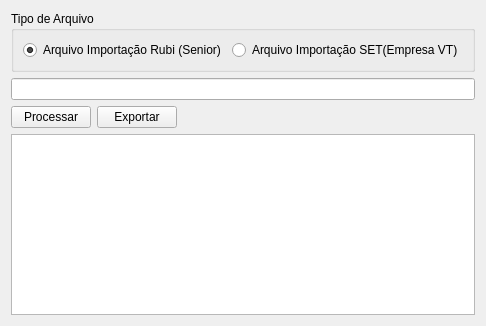
<?xml version="1.0" encoding="UTF-8"?>
<ui version="4.0">
 <class>BlissBeneficios</class>
 <widget class="QWidget" name="BlissBeneficios">
  <property name="geometry">
   <rect>
    <x>0</x>
    <y>0</y>
    <width>430</width>
    <height>326</height>
   </rect>
  </property>
  <property name="windowTitle">
   <string>Form</string>
  </property>
  <layout class="QGridLayout" name="gridLayout">
   <item row="0" column="0">
    <widget class="QGroupBox" name="groupBox">
     <property name="title">
      <string>Tipo de Arquivo</string>
     </property>
     <layout class="QHBoxLayout" name="horizontalLayout">
      <item>
       <widget class="QRadioButton" name="campoImportacaoRubi">
        <property name="text">
         <string>Arquivo Importação Rubi (Senior)</string>
        </property>
        <property name="checked">
         <bool>true</bool>
        </property>
       </widget>
      </item>
      <item>
       <widget class="QRadioButton" name="campoImportacaoVT">
        <property name="text">
         <string>Arquivo Importação SET(Empresa VT)</string>
        </property>
       </widget>
      </item>
     </layout>
    </widget>
   </item>
   <item row="1" column="0">
    <widget class="QLineEdit" name="campoLocalDoArquivo">
     <property name="readOnly">
      <bool>true</bool>
     </property>
    </widget>
   </item>
   <item row="2" column="0">
    <layout class="QHBoxLayout" name="horizontalLayout_2">
     <item>
      <widget class="QPushButton" name="botaoProcessar">
       <property name="text">
        <string>Processar</string>
       </property>
       <property name="icon">
        <iconset resource="thema.qrc">
         <normaloff>:/images/compass.png</normaloff>:/images/compass.png</iconset>
       </property>
      </widget>
     </item>
     <item>
      <widget class="QPushButton" name="botaoExportar">
       <property name="text">
        <string>Exportar</string>
       </property>
       <property name="icon">
        <iconset resource="thema.qrc">
         <normaloff>:/images/txt-file-symbol.png</normaloff>:/images/txt-file-symbol.png</iconset>
       </property>
      </widget>
     </item>
     <item>
      <spacer name="horizontalSpacer">
       <property name="orientation">
        <enum>Qt::Horizontal</enum>
       </property>
       <property name="sizeHint" stdset="0">
        <size>
         <width>338</width>
         <height>20</height>
        </size>
       </property>
      </spacer>
     </item>
    </layout>
   </item>
   <item row="3" column="0">
    <widget class="QTableWidget" name="tableWidget"/>
   </item>
  </layout>
 </widget>
 <tabstops>
  <tabstop>campoImportacaoRubi</tabstop>
  <tabstop>campoImportacaoVT</tabstop>
  <tabstop>campoLocalDoArquivo</tabstop>
  <tabstop>botaoProcessar</tabstop>
  <tabstop>botaoExportar</tabstop>
  <tabstop>tableWidget</tabstop>
 </tabstops>
 <resources>
  <include location="thema.qrc"/>
 </resources>
 <connections/>
</ui>
